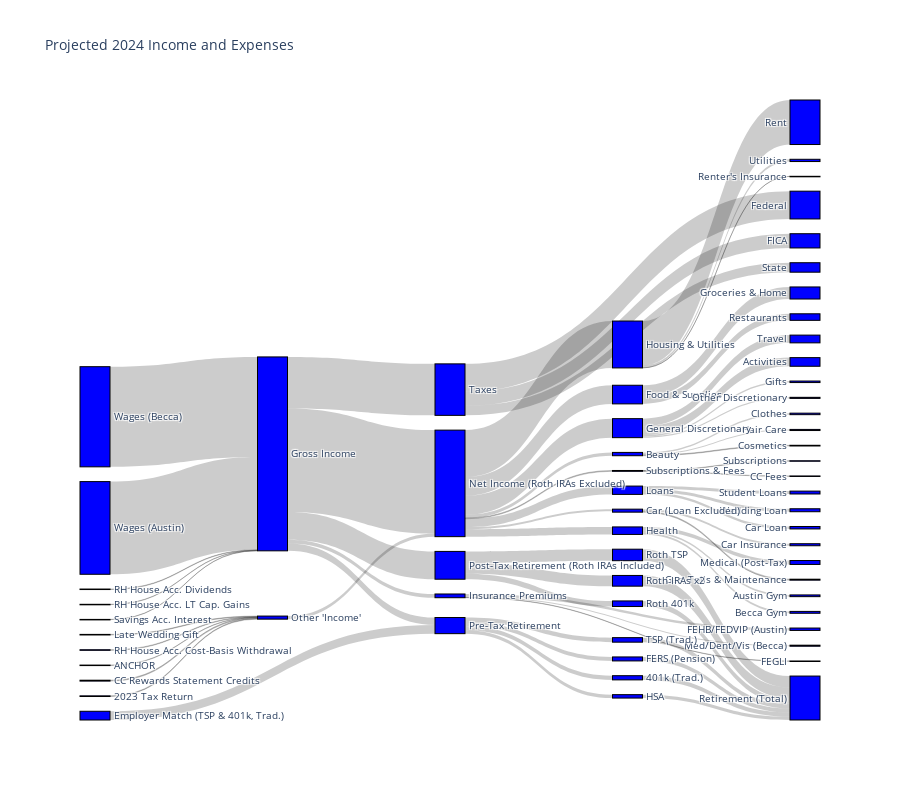

Notebook source saved alongside this figure:
### Code cell
import csv
from pathlib import Path
import plotly.graph_objects as go


# Map csv data to variables
path = Path("~/.finances").expanduser() / "historical_transactions" / "2024_sankey_data.csv"
data = {}
with open(path, mode='r') as file:
    reader = csv.DictReader(file)
    for row in reader:
        data[row['item']] = int(row['amount'])


wages_a = data['wages_a'] # Austin
wages_b = data['wages_b'] # Becca
savings_int = data['savings_int']
rh_div = data['rh_div']
rh_gains = data['rh_gains']
rh_costbasis = data['rh_costbasis']
cc_stmt_credits = data['cc_stmt_credits'] # Statement credits for Amazon, AmEx, USBank only

anchor = data['anchor']
tax_ret_2023 = data['tax_ret_2023'] # $30 cost to file
wedding_gift = data['wedding_gift']

emp_match_a = data['emp_match_a']
emp_match_b = data['emp_match_b']
hsa = data['hsa']
fers = data['fers']

rh_disc_tax_fed = (rh_div + rh_gains) * 0.24 + savings_int * 0.15
rh_disc_tax_state = (savings_int + rh_div + rh_gains) * 0.0637
disc_tax_fica = savings_int * (0.062 + 0.0145)
tax_fed = data['tax_fed_wages'] + rh_disc_tax_fed
tax_state = data['tax_state_wages'] + rh_disc_tax_state
tax_fica = data['tax_fica_wages'] + disc_tax_fica

ira_2023_max = 6500
roth_iras = ira_2023_max * 2
roth_tsp = data['roth_tsp']
roth_401k = data['roth_401k']

health_ins_a = data['health_ins_a']
health_ins_b = data['health_ins_b']
fegli = data['fegli']

net_a = data['net_a']
net_b = data['net_b']
net_rh_disc = savings_int + rh_div + rh_gains - (rh_disc_tax_fed + rh_disc_tax_state + disc_tax_fica)

# Housing:
rent = data['rent']
rent_ins = data['rent_ins']
utilities = data['utilities'] # PSEG, Internet, Phone
housing_and_utilities = rent + rent_ins + utilities

# Car (no loans):
car_ins = data['car_ins']
gas = data['gas']
tolls = data['tolls']
car_maint = data['car_maint'] # For one oil change and registration renewal
car_total_no_loans = car_ins + gas + tolls + car_maint

# Loans:
car_loan = data['car_loan']
car_loan_parents = data['car_loan_parents'] # Only 3 payments (1/1, 4/1, 7/1)
wedding_loan = data['wedding_loan'] # 4 payments (1/1, 4/1, 7/1, 10/1)
student_loans = data['student_loans']
loans_total = car_loan + car_loan_parents + wedding_loan + student_loans

# Health:
becca_gyms = data['becca_gyms'] # Assume same price as last year for Base annual membership?
austin_gym = data['austin_gym'] # Assuming monthly w/o switch to annual in Nov.
medical = data['medical'] # Medical/doctor/therapy/dental bills and CVS/Duane Reade/etc charges
health = becca_gyms + austin_gym + medical

# Beauty:
haircuts = data['haircuts']
cosmetics = data['cosmetics']
clothes = data['clothes']
beauty = haircuts + cosmetics + clothes

# Subscriptions and fees:
subscriptions = data['subscriptions'] # Headspace, Amazon, Amazon photos, apple, paramount+, adobe, spotify
cc_fees = data['cc_fees']
subscriptions_and_fees = subscriptions + cc_fees

# Food/groceries/supplies/staples:
groceries_and_home = data['groceries_and_home'] # Includes house supplies, home improvement, etc.
restaurants = data['restaurants']
food_and_supplies = groceries_and_home + restaurants

# Variable discretionary:
activities = data['activities'] # Concerts, bars, NYC activities, liquor store purchases, etc. (excludes travel)
travel = data['travel']
gifts = data['gifts'] # Gifts for anyone other than us two
other_discretionary = data['other_discretionary'] # New headphones, parking tickets, fridge magnets, etc.
variable_discretionary = activities + travel + gifts + other_discretionary

# Excess savings:
net_income = sum((
    net_a,
    net_b,
    net_rh_disc,
    anchor,
    tax_ret_2023,
    wedding_gift,
    rh_costbasis,
    cc_stmt_credits
))
excess_savings = net_income - sum((
    housing_and_utilities,
    car_total_no_loans,
    loans_total,
    health,
    beauty,
    subscriptions_and_fees,
    food_and_supplies,
    variable_discretionary
))
print(f"Excess Savings: ${int(excess_savings):,}")


# Check Gross Income inflows and outflows (should be equal)
gross_in = wages_a + wages_b + savings_int + rh_div + rh_gains
gross_out = sum((
    hsa,
    fers,
    roth_iras,
    roth_tsp,
    roth_401k,
    tax_fed,
    tax_state,
    tax_fica,
    health_ins_a,
    health_ins_b,
    fegli,
    net_a,
    net_b,
    net_rh_disc
))
print(f"Gross In: ${gross_in:,}", "|", f"Gross Out: ${int(gross_out):,}" )


# List of tuples in the form (source, value, target)
flows = [
    # Income Sources
    ("Wages (Austin)", wages_a, "Gross Income"),
    ("Wages (Becca)", wages_b, "Gross Income"),
    ("Savings Acc. Interest", savings_int, "Gross Income"),
    ("RH House Acc. Dividends", rh_div, "Gross Income"),
    ("RH House Acc. LT Cap. Gains", rh_gains, "Gross Income"),

    ("ANCHOR", anchor, "Other 'Income'"),
    ("2023 Tax Return", tax_ret_2023, "Other 'Income'"),
    ("Late Wedding Gift", wedding_gift, "Other 'Income'"),
    ("RH House Acc. Cost-Basis Withdrawal", rh_costbasis, "Other 'Income'"),
    ("CC Rewards Statement Credits", cc_stmt_credits, "Other 'Income'"),

    # Retirement
    ("Employer Match (TSP & 401k, Trad.)", emp_match_a + emp_match_b, "Pre-Tax Retirement"),
    ("Gross Income", hsa + fers, "Pre-Tax Retirement"),
    ("Gross Income", roth_iras + roth_tsp + roth_401k, "Post-Tax Retirement (Roth IRAs Included)"),

    ("Pre-Tax Retirement", emp_match_a, "TSP (Trad.)"),
    ("Pre-Tax Retirement", emp_match_b, "401k (Trad.)"),
    ("Pre-Tax Retirement", hsa, "HSA"),
    ("Pre-Tax Retirement", fers, "FERS (Pension)"),

    ("Post-Tax Retirement (Roth IRAs Included)", roth_iras, "Roth IRAs x2"),
    ("Post-Tax Retirement (Roth IRAs Included)", roth_tsp, "Roth TSP"),
    ("Post-Tax Retirement (Roth IRAs Included)", roth_401k, "Roth 401k"),

    ("TSP (Trad.)", emp_match_a, "Retirement (Total)"),
    ("401k (Trad.)", emp_match_b, "Retirement (Total)"),
    ("HSA", hsa, "Retirement (Total)"),
    ("FERS (Pension)", fers, "Retirement (Total)"),
    ("Roth IRAs x2", roth_iras, "Retirement (Total)"),
    ("Roth TSP", roth_tsp, "Retirement (Total)"),
    ("Roth 401k", roth_401k, "Retirement (Total)"),

    # Taxes
    ("Gross Income", tax_fed + tax_state + tax_fica, "Taxes"),
    ("Taxes", tax_fed, "Federal"),
    ("Taxes", tax_state, "State"),
    ("Taxes", tax_fica, "FICA"),

    # Insurance Premiums
    ("Gross Income", health_ins_a + health_ins_b + fegli, "Insurance Premiums"),
    ("Insurance Premiums", health_ins_b, "Med/Dent/Vis (Becca)"),
    ("Insurance Premiums", health_ins_a, "FEHB/FEDVIP (Austin)"),
    ("Insurance Premiums", fegli, "FEGLI"),

    # Net Income
    ("Gross Income", net_a + net_b + net_rh_disc, "Net Income (Roth IRAs Excluded)"),
    ("Other 'Income'", anchor + tax_ret_2023 + wedding_gift + rh_costbasis + cc_stmt_credits, "Net Income (Roth IRAs Excluded)"),

    ("Net Income (Roth IRAs Excluded)", housing_and_utilities, "Housing & Utilities"),
    ("Net Income (Roth IRAs Excluded)", car_total_no_loans, "Car (Loan Excluded)"),
    ("Net Income (Roth IRAs Excluded)", loans_total, "Loans"),
    ("Net Income (Roth IRAs Excluded)", health, "Health"),
    ("Net Income (Roth IRAs Excluded)", beauty, "Beauty"),
    ("Net Income (Roth IRAs Excluded)", subscriptions_and_fees, "Subscriptions & Fees"),
    ("Net Income (Roth IRAs Excluded)", food_and_supplies, "Food & Supplies"),
    ("Net Income (Roth IRAs Excluded)", variable_discretionary, "General Discretionary"),
    ("Net Income (Roth IRAs Excluded)", excess_savings, "Excess Savings"),

    ("Housing & Utilities", rent, "Rent"),
    ("Housing & Utilities", rent_ins, "Renter's Insurance"),
    ("Housing & Utilities", utilities, "Utilities"),

    ("Car (Loan Excluded)", car_total_no_loans, "Car Insurance"),
    ("Car (Loan Excluded)", gas + tolls + car_maint, "Gas, Tolls & Maintenance"),

    ("Loans", car_loan + car_loan_parents, "Car Loan"),
    ("Loans", wedding_loan, "Wedding Loan"),
    ("Loans", student_loans, "Student Loans"),

    ("Health", becca_gyms, "Becca Gym"),
    ("Health", austin_gym, "Austin Gym"),
    ("Health", medical, "Medical (Post-Tax)"),

    ("Beauty", haircuts, "Hair Care"),
    ("Beauty", cosmetics, "Cosmetics"),
    ("Beauty", clothes, "Clothes"),

    ("Subscriptions & Fees", subscriptions, "Subscriptions"),
    ("Subscriptions & Fees", cc_fees, "CC Fees"),

    ("Food & Supplies", groceries_and_home, "Groceries & Home"),
    ("Food & Supplies", restaurants, "Restaurants"),

    ("General Discretionary", activities, "Activities"),
    ("General Discretionary", travel, "Travel"),
    ("General Discretionary", gifts, "Gifts"),
    ("General Discretionary", other_discretionary, "Other Discretionary"),
]

# Extract unique labels (nodes) and map each label to its index
labels = list(set([item for src, _, tgt in flows for item in (src, tgt)]))
label_to_index = {label: idx for idx, label in enumerate(labels)}

# Map source and target labels to indices using the dictionary
source_indices = [label_to_index[src] for src, _, tgt in flows]
target_indices = [label_to_index[tgt] for src, _, tgt in flows]
values = [value for _, value, _ in flows]

# Create Sankey diagram
fig = go.Figure(data=[go.Sankey(
    node=dict(
        pad=15,
        thickness=30,
        line=dict(color="black", width=1),
        label=labels,
        color="blue"
    ),
    link=dict(
        source=source_indices,
        target=target_indices,
        value=values
    )
)])

fig.update_layout(
    title_text="Projected 2024 Income and Expenses",
    height=800,
    font_size=10
)
fig.show()

### Figure 1 — Plotly figure (JSON) as saved in the notebook; plotly's stock layout.template omitted (floating-point values rounded to 4 significant figures)
{"data": [{"link": {"source": [59, 16, 21, 1, 14, 48, 57, 19, 46, 52, 50, 43, 43, 0, 0, 0, 0, 33, 33, 33, 36, 39, 35, 25, 58, 29, 5, 43, 44, 44, 44, 43, 56, 56, 56, 43, 9, 24, 24, 24, 24, 24, 24, 24, 24, 24, 37, 37, 37, 47, 47, 12, 12, 12, 23, 23, 23, 45, 45, 45, 27, 27, 2, 2, 15, 15, 15, 15], "target": [43, 43, 43, 43, 43, 9, 9, 9, 9, 9, 0, 0, 33, 36, 39, 35, 25, 58, 29, 5, 42, 42, 42, 42, 42, 42, 42, 44, 26, 10, 17, 56, 7, 31, 30, 24, 24, 37, 47, 12, 23, 45, 27, 2, 15, 60, 40, 49, 41, 8, 53, 62, 18, 6, 61, 54, 55, 13, 34, 3, 4, 11, 20, 28, 38, 22, 32, 51], "value": [112411, 121467, 281, 615, 403, 450, 795, 700, 711, 1062, 10586, 8990, 33726, 5500, 5086, 4150, 4840, 13000, 13945, 6781, 5500, 5086, 4150, 4840, 13000, 13945, 6781, 62460.0, 33690.0, 11480.0, 17280.0, 4525, 1255, 2908, 362, 125500.0, 3718, 56862, 2469, 10089, 9110, 4007, 1012, 22597, 23053, -0.7128, 54000, 120, 2742, 2469, 1173, 2988, 3600, 3501, 2260, 2085, 4765, 1342, 847, 1818, 547, 465, 14644, 7953, 10493, 9403, 1855, 1302]}, "node": {"color": "blue", "label": ["Pre-Tax Retirement", "RH House Acc. Dividends", "Food & Supplies", "Clothes", "Subscriptions", "Roth 401k", "Student Loans", "Med/Dent/Vis (Becca)", "Car Insurance", "Other 'Income'", "State", "CC Fees", "Loans", "Hair Care", "RH House Acc. LT Cap. Gains", "General Discretionary", "Wages (Becca)", "FICA", "Wedding Loan", "Late Wedding Gift", "Groceries & Home", "Savings Acc. Interest", "Travel", "Health", "Net Income (Roth IRAs Excluded)", "FERS (Pension)", "Federal", "Subscriptions & Fees", "Restaurants", "Roth TSP", "FEGLI", "FEHB/FEDVIP (Austin)", "Gifts", "Post-Tax Retirement (Roth IRAs Included)", "Cosmetics", "HSA", "TSP (Trad.)", "Housing & Utilities", "Activities", "401k (Trad.)", "Rent", "Utilities", "Retirement (Total)", "Gross Income", "Taxes", "Beauty", "RH House Acc. Cost-Basis Withdrawal", "Car (Loan Excluded)", "ANCHOR", "Renter's Insurance", "Employer Match (TSP & 401k, Trad.)", "Other Discretionary", "CC Rewards Statement Credits", "Gas, Tolls & Maintenance", "Austin Gym", "Medical (Post-Tax)", "Insurance Premiums", "2023 Tax Return", "Roth IRAs x2", "Wages (Austin)", "Excess Savings", "Becca Gym", "Car Loan"], "line": {"color": "black", "width": 1}, "pad": 15, "thickness": 30}, "type": "sankey"}], "layout": {"font": {"size": 10}, "height": 800, "title": {"text": "Projected 2024 Income and Expenses"}}}
